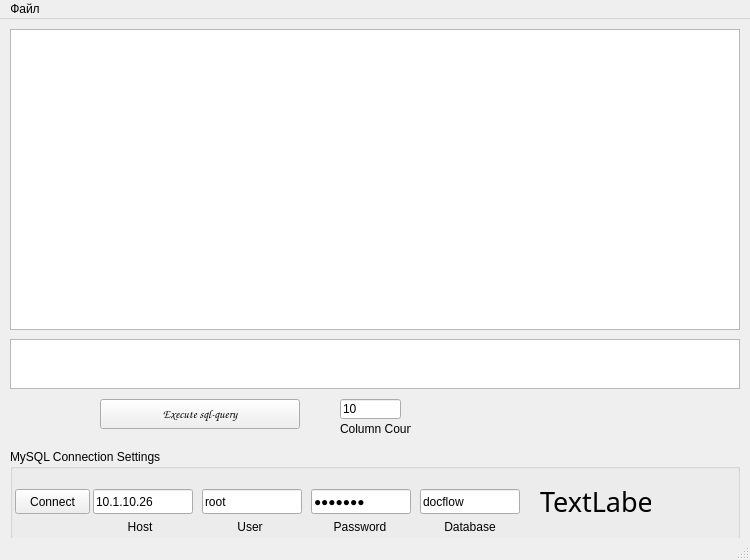
<?xml version="1.0" encoding="UTF-8"?>
<ui version="4.0">
 <class>MainWindow</class>
 <widget class="QMainWindow" name="MainWindow">
  <property name="geometry">
   <rect>
    <x>0</x>
    <y>0</y>
    <width>750</width>
    <height>560</height>
   </rect>
  </property>
  <property name="maximumSize">
   <size>
    <width>750</width>
    <height>560</height>
   </size>
  </property>
  <property name="windowTitle">
   <string>My app</string>
  </property>
  <widget class="QWidget" name="centralWidget">
   <widget class="QTextEdit" name="textEdit">
    <property name="geometry">
     <rect>
      <x>10</x>
      <y>10</y>
      <width>730</width>
      <height>301</height>
     </rect>
    </property>
   </widget>
   <widget class="QGroupBox" name="groupBox">
    <property name="geometry">
     <rect>
      <x>10</x>
      <y>430</y>
      <width>730</width>
      <height>91</height>
     </rect>
    </property>
    <property name="title">
     <string>MySQL Connection Settings</string>
    </property>
    <widget class="QLabel" name="Status">
     <property name="geometry">
      <rect>
       <x>530</x>
       <y>40</y>
       <width>111</width>
       <height>25</height>
      </rect>
     </property>
     <property name="font">
      <font>
       <family>Vladimir Script</family>
       <pointsize>20</pointsize>
       <weight>50</weight>
       <bold>false</bold>
      </font>
     </property>
     <property name="text">
      <string>TextLabel</string>
     </property>
    </widget>
    <widget class="QLineEdit" name="Database">
     <property name="geometry">
      <rect>
       <x>410</x>
       <y>40</y>
       <width>100</width>
       <height>25</height>
      </rect>
     </property>
     <property name="text">
      <string>docflow</string>
     </property>
    </widget>
    <widget class="QPushButton" name="pushButton">
     <property name="geometry">
      <rect>
       <x>5</x>
       <y>40</y>
       <width>75</width>
       <height>25</height>
      </rect>
     </property>
     <property name="text">
      <string>Connect</string>
     </property>
    </widget>
    <widget class="QLineEdit" name="HostName">
     <property name="geometry">
      <rect>
       <x>83</x>
       <y>40</y>
       <width>100</width>
       <height>25</height>
      </rect>
     </property>
     <property name="text">
      <string>10.1.10.26</string>
     </property>
    </widget>
    <widget class="QLabel" name="label_2">
     <property name="geometry">
      <rect>
       <x>190</x>
       <y>70</y>
       <width>100</width>
       <height>15</height>
      </rect>
     </property>
     <property name="text">
      <string>User</string>
     </property>
     <property name="alignment">
      <set>Qt::AlignCenter</set>
     </property>
    </widget>
    <widget class="QLineEdit" name="User">
     <property name="geometry">
      <rect>
       <x>192</x>
       <y>40</y>
       <width>100</width>
       <height>25</height>
      </rect>
     </property>
     <property name="text">
      <string>root</string>
     </property>
    </widget>
    <widget class="QLabel" name="label_4">
     <property name="geometry">
      <rect>
       <x>410</x>
       <y>70</y>
       <width>100</width>
       <height>15</height>
      </rect>
     </property>
     <property name="text">
      <string>Database</string>
     </property>
     <property name="alignment">
      <set>Qt::AlignCenter</set>
     </property>
    </widget>
    <widget class="QLabel" name="label_1">
     <property name="geometry">
      <rect>
       <x>80</x>
       <y>70</y>
       <width>100</width>
       <height>15</height>
      </rect>
     </property>
     <property name="text">
      <string>Host</string>
     </property>
     <property name="alignment">
      <set>Qt::AlignCenter</set>
     </property>
    </widget>
    <widget class="QLabel" name="label_3">
     <property name="geometry">
      <rect>
       <x>300</x>
       <y>70</y>
       <width>100</width>
       <height>15</height>
      </rect>
     </property>
     <property name="text">
      <string>Password</string>
     </property>
     <property name="alignment">
      <set>Qt::AlignCenter</set>
     </property>
    </widget>
    <widget class="QLineEdit" name="Password">
     <property name="geometry">
      <rect>
       <x>301</x>
       <y>40</y>
       <width>100</width>
       <height>25</height>
      </rect>
     </property>
     <property name="text">
      <string>ehHYAuj</string>
     </property>
     <property name="echoMode">
      <enum>QLineEdit::Password</enum>
     </property>
    </widget>
   </widget>
   <widget class="QPushButton" name="pushButton_2">
    <property name="geometry">
     <rect>
      <x>100</x>
      <y>380</y>
      <width>200</width>
      <height>30</height>
     </rect>
    </property>
    <property name="font">
     <font>
      <family>Comic Sans MS</family>
     </font>
    </property>
    <property name="text">
     <string>Execute sql-query</string>
    </property>
    <property name="default">
     <bool>false</bool>
    </property>
    <property name="flat">
     <bool>false</bool>
    </property>
   </widget>
   <widget class="QPlainTextEdit" name="SQLText">
    <property name="geometry">
     <rect>
      <x>10</x>
      <y>320</y>
      <width>730</width>
      <height>50</height>
     </rect>
    </property>
    <property name="readOnly">
     <bool>false</bool>
    </property>
    <property name="plainText">
     <string notr="true"/>
    </property>
   </widget>
   <widget class="QLineEdit" name="ColumnCount">
    <property name="geometry">
     <rect>
      <x>340</x>
      <y>380</y>
      <width>61</width>
      <height>20</height>
     </rect>
    </property>
    <property name="text">
     <string>10</string>
    </property>
   </widget>
   <widget class="QLabel" name="ColumnCountLabel">
    <property name="geometry">
     <rect>
      <x>340</x>
      <y>400</y>
      <width>71</width>
      <height>20</height>
     </rect>
    </property>
    <property name="text">
     <string>Column Count</string>
    </property>
   </widget>
  </widget>
  <widget class="QMenuBar" name="menuBar">
   <property name="geometry">
    <rect>
     <x>0</x>
     <y>0</y>
     <width>750</width>
     <height>18</height>
    </rect>
   </property>
   <widget class="QMenu" name="menu">
    <property name="title">
     <string>Файл</string>
    </property>
    <addaction name="actionClose"/>
   </widget>
   <addaction name="menu"/>
  </widget>
  <widget class="QStatusBar" name="statusBar"/>
  <action name="actionClose">
   <property name="text">
    <string>Закрыть</string>
   </property>
  </action>
 </widget>
 <layoutdefault spacing="6" margin="11"/>
 <resources/>
 <connections/>
</ui>
